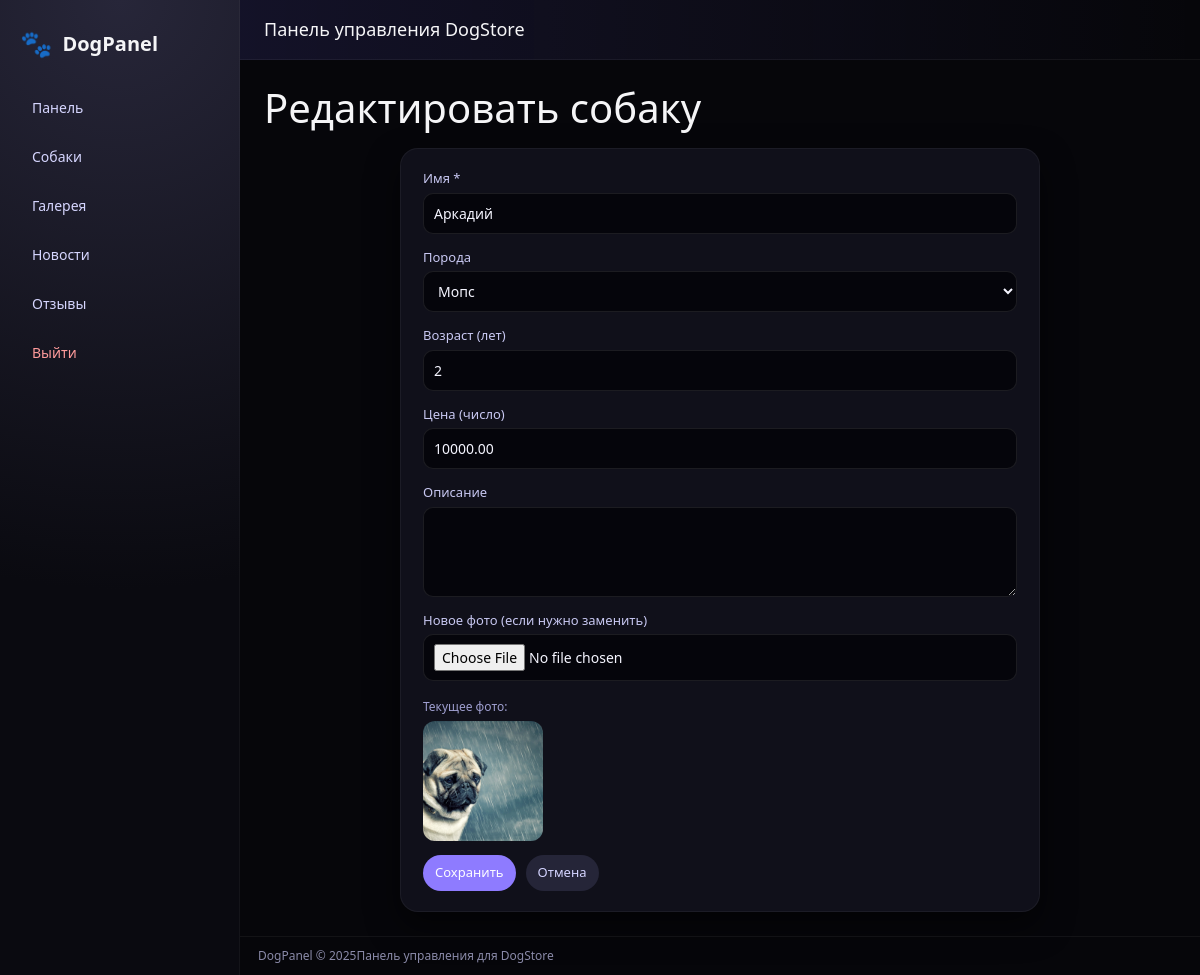
The app's page /dogpanel/dogs_edit.php?id=3 (signed in) with its own data.
### tables this page shows
CREATE TABLE `dogs` (
  `id` int(11) NOT NULL,
  `name` varchar(100) NOT NULL,
  `breed_id` int(11) DEFAULT NULL,
  `age` int(11) DEFAULT NULL,
  `price` decimal(10,2) DEFAULT NULL,
  `description` text,
  `main_photo` varchar(255) DEFAULT NULL,
  `created_at` datetime DEFAULT CURRENT_TIMESTAMP
);

CREATE TABLE `breeds` (
  `id` int(11) NOT NULL,
  `name` varchar(100) NOT NULL,
  `slug` varchar(80) DEFAULT NULL,
  `image_url` varchar(255) DEFAULT NULL,
  `short_desc` varchar(255) DEFAULT NULL,
  `content_html` mediumtext
);

### dogpanel/config.php (called while the page is built, shortened)
<?php
function h($str) {
    return htmlspecialchars($str, ENT_QUOTES | ENT_SUBSTITUTE, 'UTF-8');
}

### dogpanel/breeds_helper.php (called while the page is built)
<?php
function load_breeds(PDO $pdo): array {
    $st = $pdo->query("SELECT id, name FROM breeds ORDER BY name ASC");
    return $st->fetchAll();
}

### dogpanel/dogs_edit.php (the view, shortened to what this page needs)
<?php
require_once __DIR__ . '/config.php';
require_once __DIR__ . '/breeds_helper.php';
$id = (int)($_GET['id'] ?? 0);
$stmt = $pdo->prepare("SELECT * FROM dogs WHERE id = ?");
$stmt->execute([$id]);
$dog = $stmt->fetch();
$name = trim($_POST['name'] ?? $dog['name']);
$breed_id = trim($_POST['breed_id'] ?? $dog['breed_id']);
$age = trim($_POST['age'] ?? $dog['age']);
$price = trim($_POST['price'] ?? $dog['price']);
$description = trim($_POST['description'] ?? $dog['description']);
$current_photo = $dog['main_photo'];
$breeds = load_breeds($pdo);
include __DIR__ . '/header.php';
?>
<h1 style="margin-bottom:16px;">Редактировать собаку</h1>
<form method="post" enctype="multipart/form-data" class="form-card">
    <div class="form-row">
        <label for="name">Имя *</label>
        <input type="text" id="name" name="name" value="<?php echo h($name); ?>">
    </div>
    <div class="form-row">
        <label for="breed_id">Порода</label>
        <select id="breed_id" name="breed_id">
            <?php foreach ($breeds as $b): ?>
                <option value="<?php echo (int)$b['id']; ?>" <?php if ($breed_id == $b['id']) echo 'selected'; ?>>
                    <?php echo h($b['name']); ?>
                </option>
            <?php endforeach; ?>
        </select>
    </div>
    <div class="form-row">
        <label for="age">Возраст (лет)</label>
        <input type="number" id="age" name="age" min="0" max="30" value="<?php echo h($age); ?>">
    </div>
    <div class="form-row">
        <label for="price">Цена (число)</label>
        <input type="text" id="price" name="price" value="<?php echo h($price); ?>">
    </div>
    <div class="form-row">
        <label for="description">Описание</label>
        <textarea id="description" name="description"><?php echo h($description); ?></textarea>
    </div>
    <div class="form-row">
        <label for="photo">Новое фото (если нужно заменить)</label>
        <input type="file" id="photo" name="photo" accept=".jpg,.jpeg,.png,.webp,image/jpeg,image/png,image/webp">
        <?php if ($current_photo): ?>
            <div style="margin-top:8px;">
                <span style="font-size:12px;color:#9f9fd0;">Текущее фото:</span><br>
                <img src="uploads/dogs/<?php echo h($current_photo); ?>" alt="" style="width:120px;height:120px;object-fit:cover;border-radius:12px;margin-top:4px;">
            </div>
        <?php endif; ?>
    </div>
    <div class="form-actions">
        <button type="submit" class="btn">Сохранить</button>
        <a href="dogs.php" class="btn btn-secondary">Отмена</a>
    </div>
</form>
<?php include __DIR__ . '/footer.php'; ?>

### dogpanel/assets/style.css (style rules this page uses)
* { box-sizing: border-box; margin: 0; padding: 0; }
body { font-family: system-ui, -apple-system, BlinkMacSystemFont, "Segoe UI", sans-serif; background: #06060a; color: #f5f5f7; }
a { color: inherit; text-decoration: none; }
.btn { display: inline-flex; align-items: center; justify-content: center; padding: 8px 12px; font-size: 13px; border-radius: 999px; border: none; cursor: pointer; background: #8e7bff; color: #fdfdff; transition: background 0.15s ease, transform 0.08s ease, box-shadow 0.1s ease; }
.btn-secondary { background: #252538; color: #d4d4ff; }
.form-card { max-width: 640px; margin: 0 auto; background: #10101a; border-radius: 18px; border: 1px solid rgba(255,255,255,0.05); padding: 20px 22px; box-shadow: 0 14px 32px rgba(0,0,0,0.55); }
.form-row { margin-bottom: 14px; display: flex; flex-direction: column; gap: 4px; }
label { font-size: 13px; color: #c8c8f2; }
input[type="text"], input[type="number"], input[type="password"], input[type="file"], textarea, select { background: #05050b; border-radius: 10px; border: 1px solid rgba(255,255,255,0.09); padding: 9px 10px; color: #f5f5ff; font-size: 14px; outline: none; }
textarea { min-height: 90px; resize: vertical; }
.form-actions { margin-top: 10px; display: flex; gap: 10px; }

### records on screen
dogs: name "Аркадий", breed_id "Мопс", age "2", price "10000.00", main_photo (picture)
